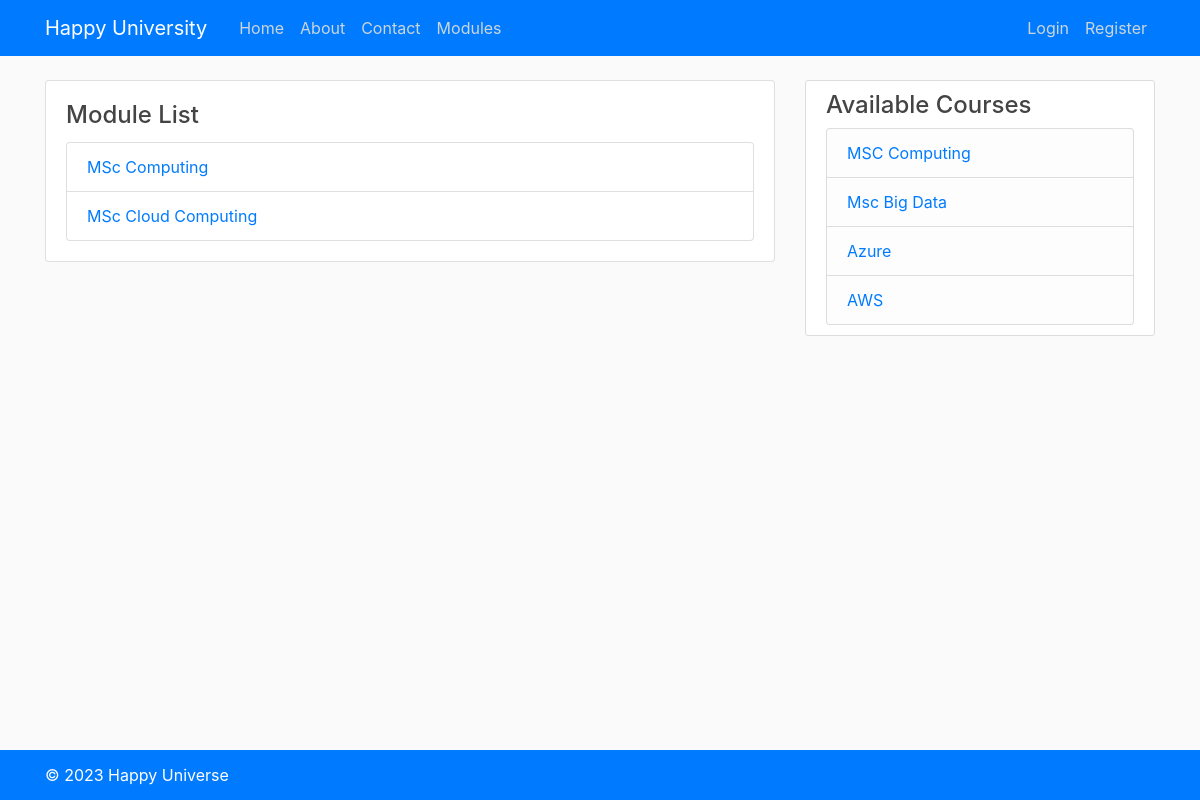
The app's page /modules, older data.
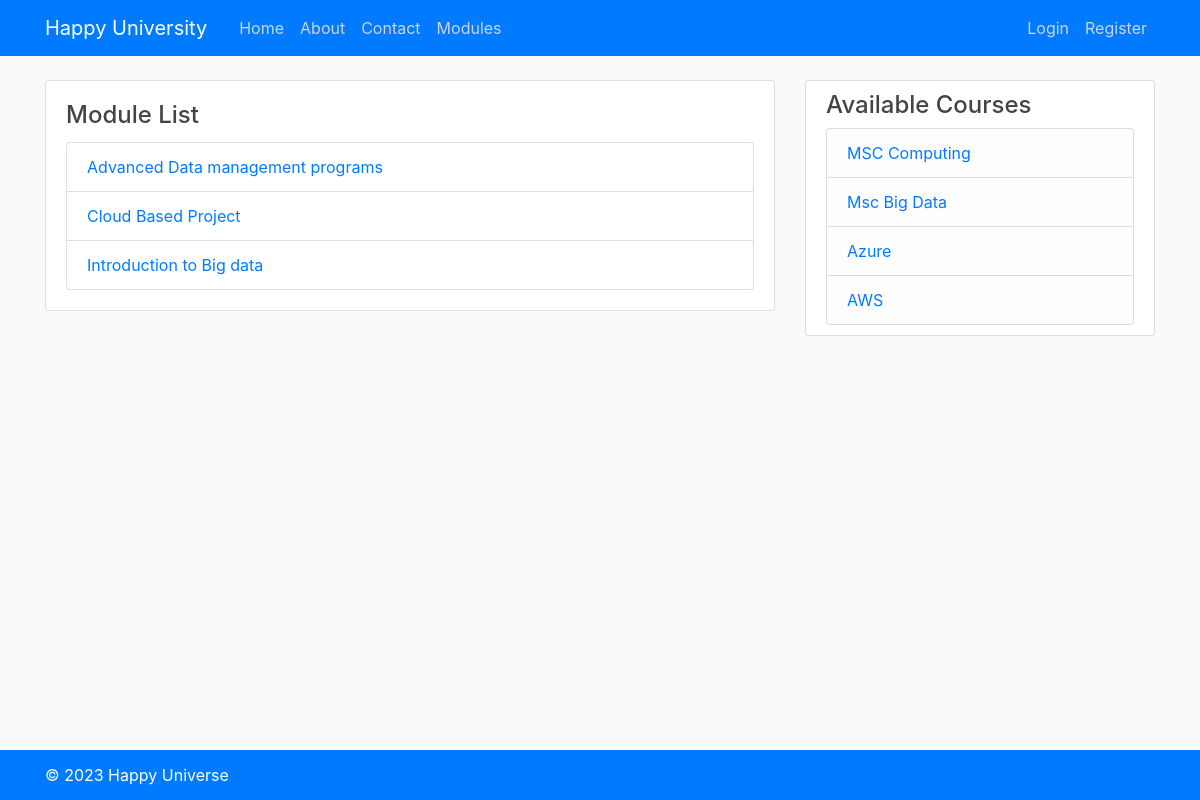
The same page, newer data.
### courseapp/models.py (models this page shows, shortened)
class Module(models.Model):
    name=models.CharField(max_length=100)
    code=models.CharField(max_length=100)
    credit=models.IntegerField()
    description=models.TextField()
    category=models.CharField(max_length=100)
    availability=models.BooleanField(default=True)
    courses=models.ManyToManyField(Group, related_name="modules")

### courseapp/views.py (the view)
# urls.py: path('modules', views.module_list, name='module_list'),
def module_list(request):
    modules = Module.objects.all()
    return render(request, 'courseapp/module_list.html', {'modules': modules})

### registrationapp/context_processor.py (called while the page is built)
def Courses(request):
    courses =Group.objects.all()
    return {"courses":courses}

### courseapp/templates/courseapp/module_list.html
{% extends "courseapp/base.html" %}
{% block content %}
<div class="card">
  <div class="card-body">
    <h4 class="card-title">Module List</h4>
<ul class="list-group">
    {% for module in modules %}
      <li class="list-group-item"><a href=" {% url 'courseapp:module_detail' module.id %}">{{ module.name }}</a></li>
    {% endfor %}
  </ul>
  </div>
</div>
{% endblock content %}

### courseapp/templates/courseapp/base.html (shortened to what this page needs)
{% load static %}
<!DOCTYPE html>
<html>
<head>
    <link rel="stylesheet" href="https://cdn.jsdelivr.net/npm/bootstrap@4.0.0/dist/css/bootstrap.min.css"
>
    <link rel="stylesheet" type="text/css" href="{% static 'css/styles.css' %}" />
</head>
<body>
    <div class="container">
        <header class="site-header ">
            <nav class="navbar navbar-expand-md navbar-dark bg-primary fixed-top">
                <div class="container">
                    <a class="navbar-brand mr-4" href="{% url 'courseapp:home' %}">Happy University</a>
                    <div class="collapse navbar-collapse" id="navbarToggle">
                        <div class="navbar-nav mr-auto">
                            <a class="nav-item nav-link" href="{% url 'courseapp:home' %}">Home</a>
                            <a class="nav-item nav-link" href="{% url 'courseapp:about' %}">About</a>
                            <a class="nav-item nav-link" href="{% url 'courseapp:contact' %}">Contact</a>
                            <a class="nav-item nav-link" href="{% url 'courseapp:module_list' %}">Modules</a>
                        </div>
                        <div class="navbar-nav">
                            {% if user.is_authenticated %}
                            <a class="nav-item nav-link" href="{% url 'accounts:profile' %}">Profile</a>
                            <a class="nav-item nav-link" href="{% url 'accounts:logout' %}">Logout</a>
                            {% else %}
                            <a class="nav-item nav-link" href="{% url 'accounts:login' %}">Login</a>
                            <a class="nav-item nav-link" href="{% url 'accounts:register' %}">Register</a>
                            {% endif %}
                        </div>
                    </div>
                </div>
            </nav>
        </header>
        <div class="row">
            <div class="col-md-8">
                {% block content %}
                {% endblock %}
            </div>
            {% block sidebar %}
            <div class="col-md-4">
                <div class="content-section">
                    <h4>Available Courses</h4>
                    <ul class="list-group">
                        {% for course in courses %}
                        <li class="list-group-item list-group-item-light">
                            <a class="mr-2" href="{% url 'courseapp:course_detail' course.id %}">
                                {{course.name}}
                            </a>
                        </li>
                        {% endfor %}
                    </ul>
                </div>
            </div>
            {% endblock %}
        </div>
    </div>
    <footer class="footer bg-primary">
        <div class="container">
            <p class='text-white'>&copy; 2023 Happy Universe</p>
        </div>
    </footer>
</body>
</html>

### courseapp/static/css/styles.css (style rules this page uses)
html { position: relative; min-height: 100%; }
body { background: #fafafa; color: #333333; margin-top: 5rem; margin-bottom: 50px; }
h1, h2, h3, h4, h5, h6 { color: #444444; }
ul { margin: 0; }
.site-header .navbar-nav .nav-link { color: #cbd5db; }
.content-section { background: #ffffff; padding: 10px 20px; border: 1px solid #dddddd; border-radius: 3px; margin-bottom: 20px; }
.footer { position: absolute; bottom: 0; width: 100%; height: 50px; line-height: 50px; background-color: #cccccc; }

Row changes from the older to the newer data that the page shows:
changed Module: name "MSc Computing" → "Advanced Data management programs"
changed Module: name "MSc Cloud Computing" → "Cloud Based Project"
added Module: name "Introduction to Big data"
